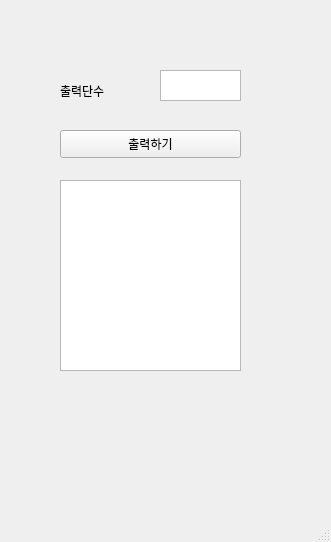
<?xml version="1.0" encoding="UTF-8"?>
<ui version="4.0">
 <class>MainWindow</class>
 <widget class="QMainWindow" name="MainWindow">
  <property name="geometry">
   <rect>
    <x>0</x>
    <y>0</y>
    <width>331</width>
    <height>542</height>
   </rect>
  </property>
  <property name="windowTitle">
   <string>MainWindow</string>
  </property>
  <widget class="QWidget" name="centralwidget">
   <widget class="QTextEdit" name="te">
    <property name="geometry">
     <rect>
      <x>160</x>
      <y>70</y>
      <width>81</width>
      <height>31</height>
     </rect>
    </property>
   </widget>
   <widget class="QPushButton" name="pb">
    <property name="geometry">
     <rect>
      <x>60</x>
      <y>130</y>
      <width>181</width>
      <height>28</height>
     </rect>
    </property>
    <property name="text">
     <string>출력하기</string>
    </property>
   </widget>
   <widget class="QLabel" name="lbl">
    <property name="geometry">
     <rect>
      <x>60</x>
      <y>80</y>
      <width>71</width>
      <height>21</height>
     </rect>
    </property>
    <property name="text">
     <string>출력단수</string>
    </property>
   </widget>
   <widget class="QPlainTextEdit" name="pte">
    <property name="geometry">
     <rect>
      <x>60</x>
      <y>180</y>
      <width>181</width>
      <height>191</height>
     </rect>
    </property>
   </widget>
  </widget>
  <widget class="QMenuBar" name="menubar">
   <property name="geometry">
    <rect>
     <x>0</x>
     <y>0</y>
     <width>331</width>
     <height>26</height>
    </rect>
   </property>
  </widget>
  <widget class="QStatusBar" name="statusbar"/>
 </widget>
 <resources/>
 <connections/>
</ui>
